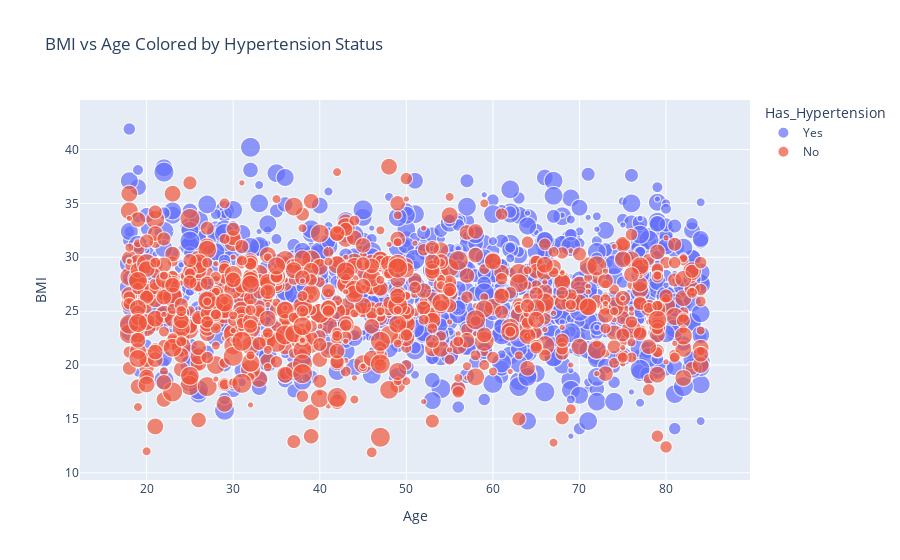

Notebook cell for this chart:
### Code cell
import plotly.express as px

fig = px.scatter(df, x="Age", y="BMI", color="Has_Hypertension",
                 title="BMI vs Age Colored by Hypertension Status",
                 size="Stress_Score", hover_data=["Salt_Intake", "Sleep_Duration"])
fig.show()

### Figure 1 — Plotly figure (JSON) as saved in the notebook; plotly's stock layout.template omitted (floating-point values rounded to 4 significant figures; data arrays with more than 128 entries replaced by an {"elided": "..."} marker saying what was removed)
{"data": [{"customdata": {"elided": "1032x2 float values"}, "hovertemplate": "Has_Hypertension=Yes<br>Age=%{x}<br>BMI=%{y}<br>Stress_Score=%{marker.size}<br>Salt_Intake=%{customdata[0]}<br>Sleep_Duration=%{customdata[1]}<extra></extra>", "legendgroup": "Yes", "marker": {"color": "#636efa", "size": {"elided": "1032 int values"}, "sizemode": "area", "sizeref": 0.025, "symbol": "circle"}, "mode": "markers", "name": "Yes", "showlegend": true, "type": "scattergl", "x": {"elided": "1032 int values"}, "xaxis": "x", "y": {"elided": "1032 float values"}, "yaxis": "y"}, {"customdata": {"elided": "953x2 float values"}, "hovertemplate": "Has_Hypertension=No<br>Age=%{x}<br>BMI=%{y}<br>Stress_Score=%{marker.size}<br>Salt_Intake=%{customdata[0]}<br>Sleep_Duration=%{customdata[1]}<extra></extra>", "legendgroup": "No", "marker": {"color": "#EF553B", "size": {"elided": "953 int values"}, "sizemode": "area", "sizeref": 0.025, "symbol": "circle"}, "mode": "markers", "name": "No", "showlegend": true, "type": "scattergl", "x": {"elided": "953 int values"}, "xaxis": "x", "y": {"elided": "953 float values"}, "yaxis": "y"}], "layout": {"legend": {"itemsizing": "constant", "title": {"text": "Has_Hypertension"}, "tracegroupgap": 0}, "title": {"text": "BMI vs Age Colored by Hypertension Status"}, "xaxis": {"anchor": "y", "domain": [0, 1], "title": {"text": "Age"}}, "yaxis": {"anchor": "x", "domain": [0, 1], "title": {"text": "BMI"}}}}
